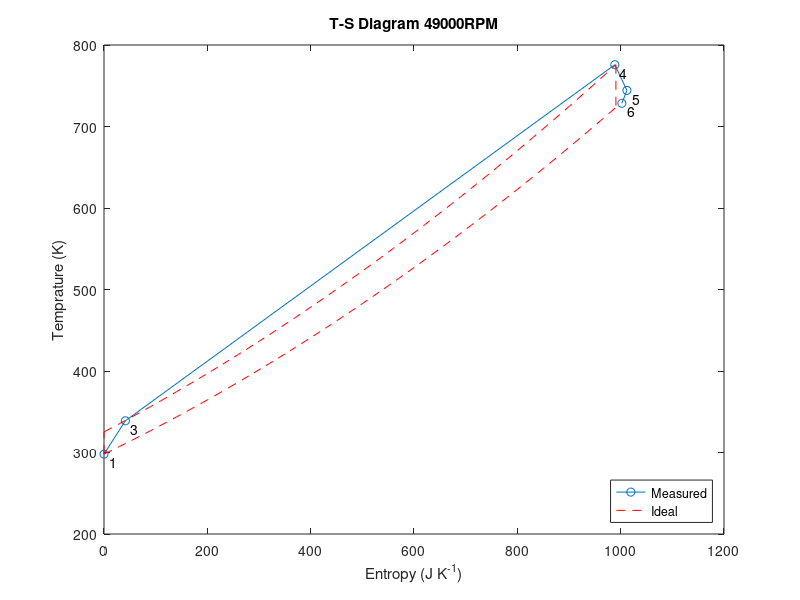

Here is the MATLAB script that generated this plot: (Note: this script raises an error after producing the figure.)
clear
clc
T1 = 25+273; %ATM
T3=  338.9;
T4=  775.8;
T5=  744.3;
T6=  728.5;
Patm = 101325; %Pascals
P1 = -0.2264*6895 + Patm; %Static
PT1 = Patm;
P3 = 5.3198*6895 + Patm; %Static
PT3= 5.3121*6895 + Patm; %Stagnation
PT4= 5.0898*6895 + Patm; %Stagnation
PT5= 0.7717*6895 + Patm; %Stagnation
PT6 = Patm;

R = 287;
CpAir = 1.01*1000;
CpGas = 1.14*1000;
S13 = CpAir*log(T3/T1) - R*log(PT3/PT1);
S34 = CpGas*log(T4/T3) - R*log(PT4/PT3);
S45 = CpGas*log(T5/T4) - R*log(PT5/PT4);
S56 = CpGas*log(T6/T5) - R*log(PT6/PT5);

S1 = 0;
S3 = S1+S13;
S4 = S3 + S34;
S5 = S4 + S45;
S6 = S5 + S56;
Entropy = [S1 S3 S4 S5 S6];
Temps = [T1 T3 T4 T5 T6];
plot(Entropy,Temps,'-o')
for i = 1:5
    ii = i;
    if i > 1
        ii = i + 1;
    end
    text(Entropy(i)+10,Temps(i)-10,num2str(ii));
end
hold on

%Ideal
T3 = T1*exp(R*log(PT3/PT1)/(CpAir));
S34 = CpGas*log(T4/T3);
T5 = T4*exp(R*log(PT5/PT4)/(CpAir));
T6 = T1;
S1 = 0;
S3 = 0;
S4 = S3 + S34;
S5 = S4;
S6 = S1;
Entropy = [S1 S3 S4 S5 S6];
Temps = [T1 T3 T4 T5 T6];
%plot(Entropy,Temps,'--')

 plot([S1 S3],[T1 T3],'r--');
% 

 PTemps = interp1([S3 (S3+S4)/2 S4],[T3 -30+(T3+T4)/2 T4],linspace(S3,S4),'spline'); % Plotting a Curve
 plot(linspace(S3,S4),PTemps,'r--')

 plot([S4 S5],[T4 T5],'r--');
 
 PTemps2 = interp1([S6 (S5+S6)/2 S5],[T6 -30+(T5+T6)/2 T5],linspace(S6,S5),'spline');
 plot(linspace(S6,S5),PTemps2,'r--')

hold off

title('T-S Diagram 49000RPM')
xlabel('Entropy (J K^-^1)')
ylabel('Temprature (K)')
legend('Measured','Ideal','Location','southeast')


ax = gca;

ax.XMinorTick = "on";
ax.XGrid = "on";

ax.YMinorTick = "on";
ax.YGrid = "on";
